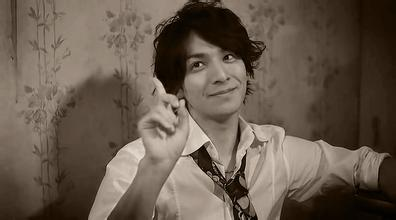
#> input picture res/toma.jpg, 396 x 220 px
$ python pyramid.py
#> lines starting #> are read from the running program, lines starting #| are printed output that depends on the picture
import cv2 as cv
import os
import numpy as np
import matplotlib.pyplot as plt


def cv_show(name,src):

    cv.imshow(name,src)
    cv.waitKey(0)
    cv.destroyAllWindows()


if __name__ == "__main__":

    root_dir = os.path.dirname(os.path.abspath('.'))  # 获取当前文件(这里是指run_report.py)所在目录的父目录的绝对路径,也就是项目所在路径E:\DDT_Interface
    img_dir = root_dir+"/res/toma.jpg"
    img= cv.imread(img_dir)
#> img is the input picture: shape (220, 396, 3); mean B, G, R 77, 89.7, 103.3

    print(img.shape)
#| (220, 396, 3)
    cv_show("img",img)


#     高斯金字塔

    down = cv.pyrDown(img)
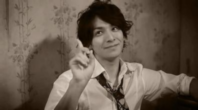
#> down: shape (110, 198, 3); mean B, G, R 77.2, 89.9, 103.5
    print(down.shape)
#| (110, 198, 3)
    cv_show("down",down)

    up = cv.pyrUp(img)
    print(up.shape)
#| (440, 792, 3)
    cv_show("up",up)


# np.vstack():在竖直方向上堆叠
#
# np.hstack():在水平方向上平铺
# 经过两次操作后与原图比较

    up_down = cv.pyrDown(up)
    cv_show("up_down",np.hstack((img,up_down)))
#> call 4 of cv_show, with name = 'up_down'
#> in cv_show (call 4), `cv.imshow(name,src)`:
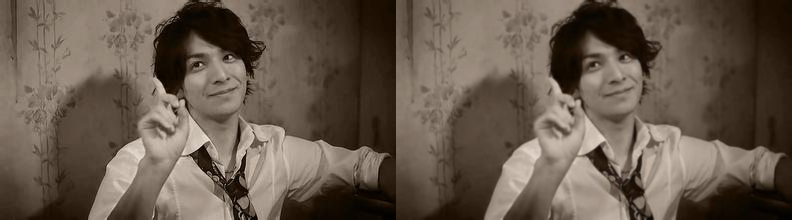
#> window 'up_down': shape (220, 792, 3); mean B, G, R 77, 89.8, 103.4

    img_up_down = img - up_down
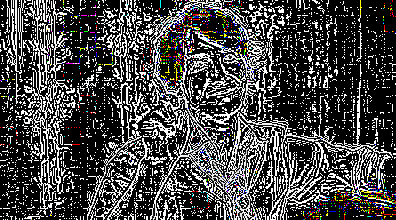
#> img_up_down: shape (220, 396, 3); mean B, G, R 71.1, 71.3, 71.9

    cv_show("img_up_down",img_up_down)

$ run again, with res/carcode.jpg copied over res/toma.jpg
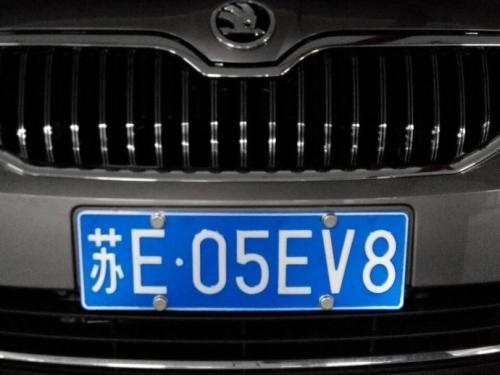
#> input picture res/carcode.jpg, 500 x 375 px
#> img is the input picture: shape (375, 500, 3); mean B, G, R 61.6, 49.2, 39.5
#| (375, 500, 3)
#| (188, 250, 3)
#| (750, 1000, 3)
#> in cv_show (call 4), `cv.imshow(name,src)`:
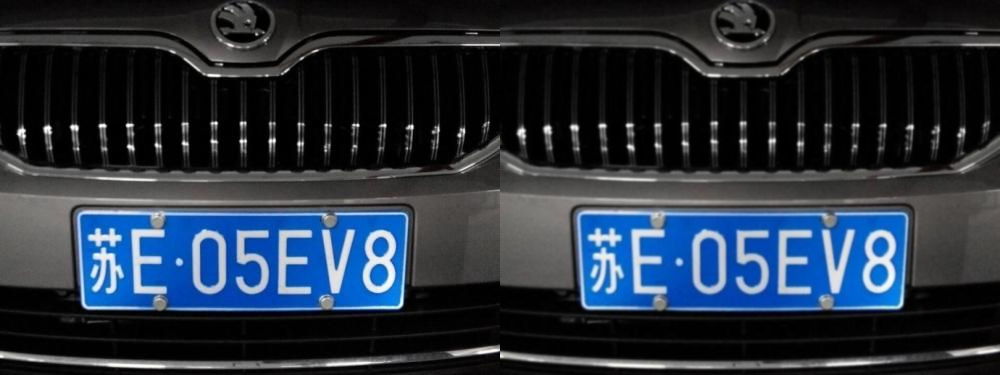
#> window 'up_down': shape (375, 1000, 3); mean B, G, R 61.6, 49.2, 39.5
#> `img_up_down = img - up_down`:
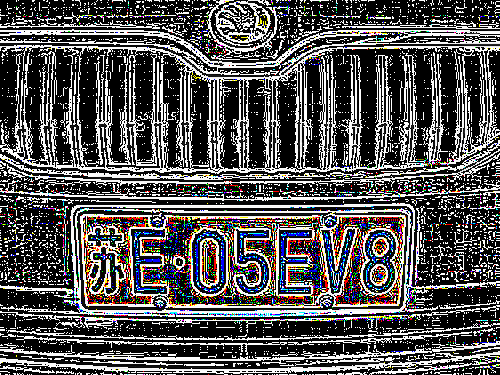
#> img_up_down: shape (375, 500, 3); mean B, G, R 84.5, 84.1, 85.5

$ run again, with res/target.png saved as res/toma.jpg
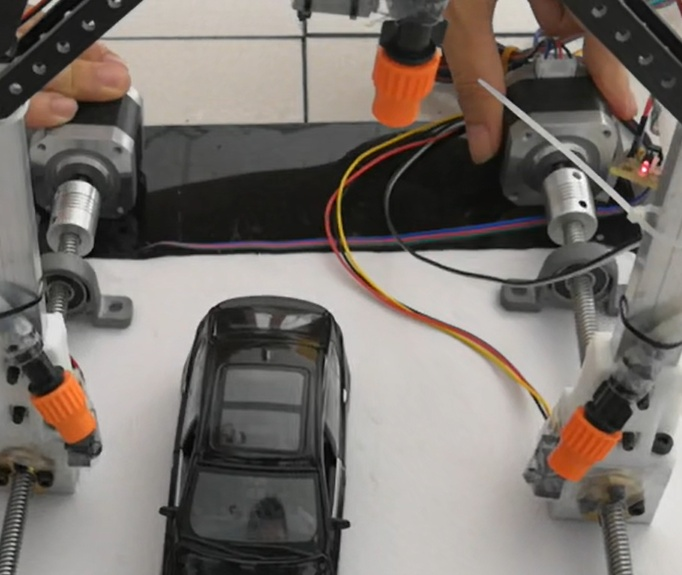
#> input picture res/target.png, 682 x 575 px
#> img is the input picture: shape (575, 682, 3); mean B, G, R 108.4, 114, 121.1
#| (575, 682, 3)
#| (288, 341, 3)
#| (1150, 1364, 3)
#> in cv_show (call 4), `cv.imshow(name,src)`:
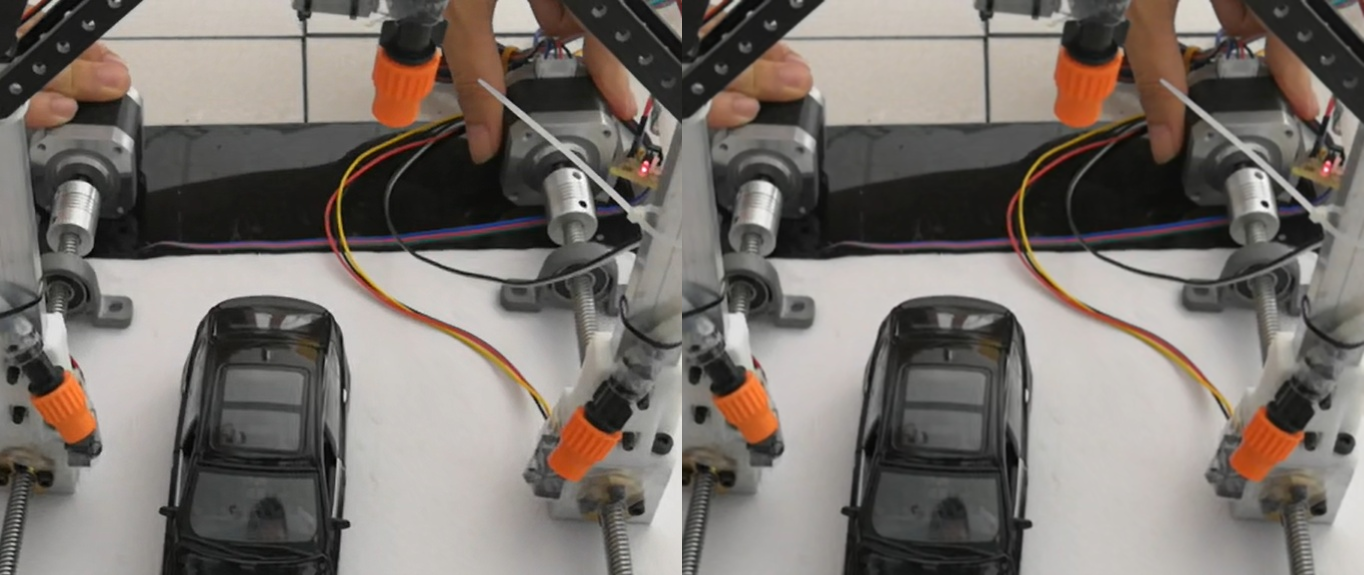
#> window 'up_down': shape (575, 1364, 3); mean B, G, R 108.4, 114.1, 121.1
#> `img_up_down = img - up_down`:
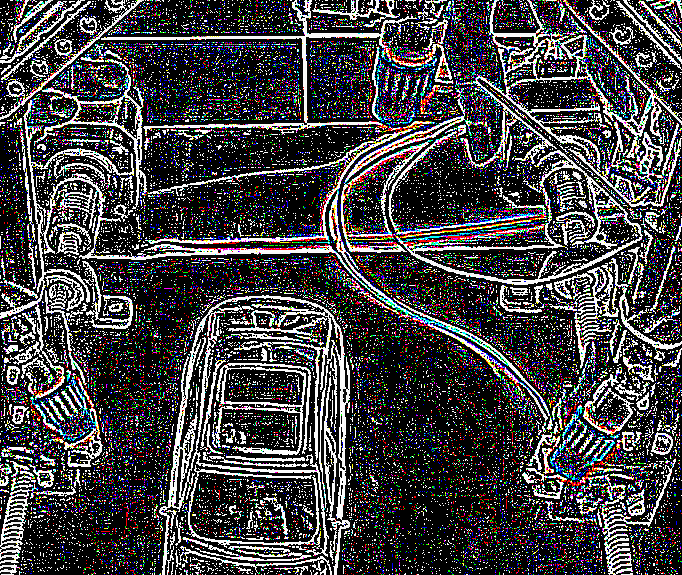
#> img_up_down: shape (575, 682, 3); mean B, G, R 67.3, 64.4, 66.3
